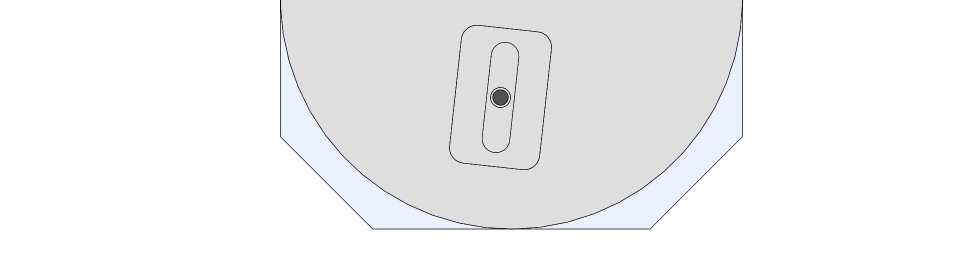
#> input picture frame 48 of holeDetect/Assem1.mp4, 1920 x 556 px, given in place of Assemm.mp4, which was not available (shown at 1/2 size)
$ python holeDetect.py
#> lines starting #> are read from the running program, lines starting #| are printed output that depends on the picture; after the words box and inside, x2 and y2 are one past the last pixel; in counts of white or black regions, pixels touching at a corner belong together; pictures that were not available may be replaced by others from this repository, and a replacement may not be noted
import cv2
import numpy as np
import time
# cap = cv2.VideoCapture(0)
cap = cv2.VideoCapture(r"C:\\Users\AAA\Desktop\\Jinpao\\VisionJinpao\\holeDetect\\Assemm.mp4")
if not cap.isOpened():
    print("Error: Could not open camera.")
    exit()


while True:
    vertical_offset = 10
    ret, frame = cap.read()
#> frame is the input picture: shape (556, 1920, 3); mean B, G, R 243.3, 242.5, 242.2
    # frame = frame[:475,500:1500]
    frame = cv2.resize(frame,(600,600))
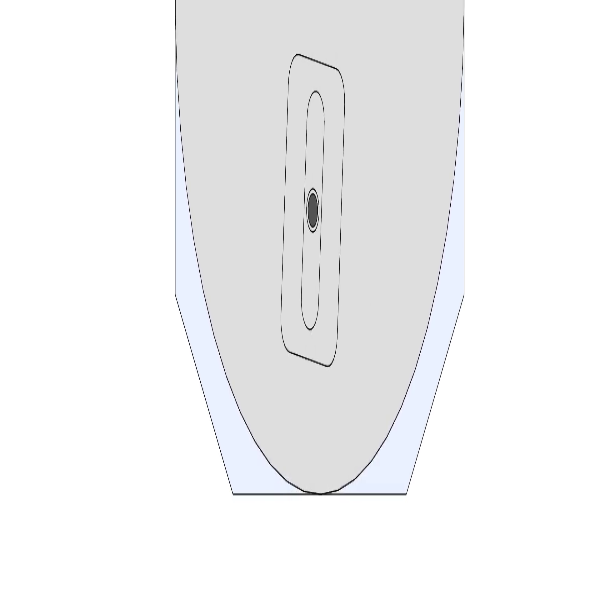
#> frame: shape (600, 600, 3); mean B, G, R 243.4, 242.6, 242.3
    fps = cap.get(cv2.CAP_PROP_FPS)
    if ret:
        gray = cv2.cvtColor(frame, cv2.COLOR_BGR2GRAY)
        gray_blurred = cv2.GaussianBlur(gray, (9, 9), 2)
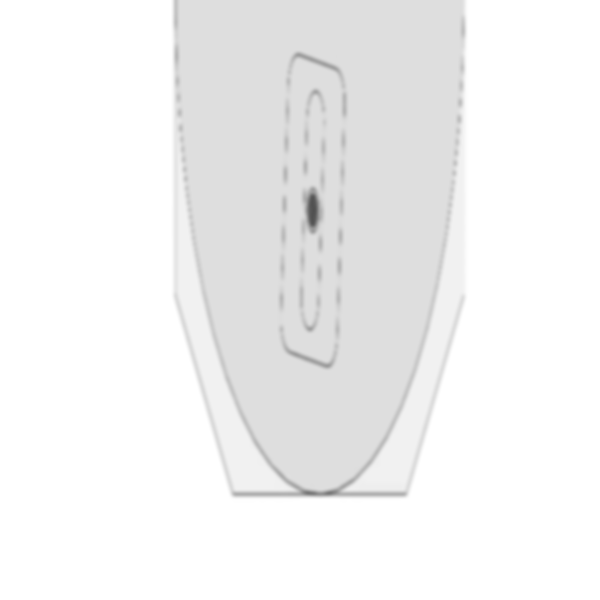
#> gray_blurred: shape (600, 600); min 80, max 255, mean 242.6
        circles = cv2.HoughCircles(
            gray_blurred,
            cv2.HOUGH_GRADIENT,
            dp=1,
            minDist=100,
            param1=7,
            param2=25,
            minRadius=10,
            maxRadius=27
        )
#> circles = None
        edges = cv2.Canny(gray, 50, 50,5)
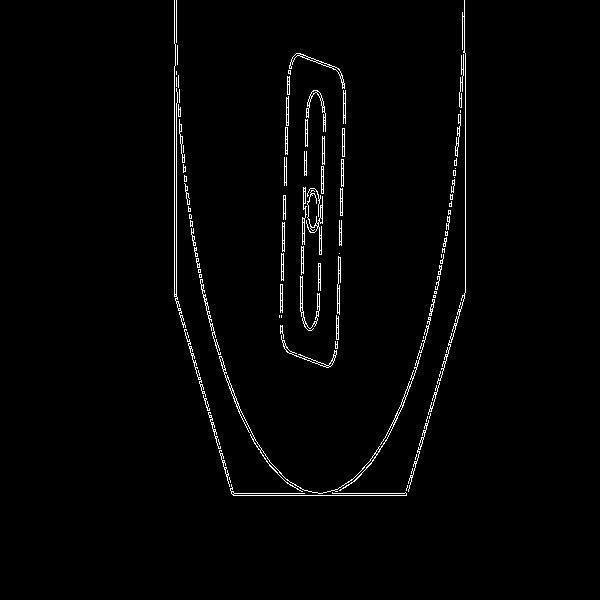
#> edges: shape (600, 600); 1.7% white in thin lines or dots, all inside (x1, y1, x2, y2) = (174, 0, 466, 496)
        lines = cv2.HoughLinesP(edges, 1, np.pi / 180, threshold=50, minLineLength=200, maxLineGap=5)
#> lines = [[174, 296, 174, 66], [176, 303, 176, 103], [465, 292, 465, 53]]


        # Create a black image for each frame
        black_image = np.zeros_like(frame)

        # If circles are found, draw them on the frame and the black image
        if circles is not None:
            circles = np.uint16(np.around(circles))
            for i in circles[0, :]:
                # Draw circles on the original frame
                cv2.circle(frame, (i[0], i[1]), i[2], (0, 255, 0), 2)  # outer circle
                cv2.circle(frame, (i[0], i[1]), 2, (0, 0, 255), 3)  # center
                print(i[0], i[1])
                # Draw circles on the black image
                cv2.circle(black_image, (i[0], i[1]), i[2], (0, 255, 0), 2)  # outer circle
                cv2.circle(black_image, (i[0], i[1]), 2, (0, 0, 255), 3)  # center

        if lines is not None:
            for line in lines:
                x1, y1, x2, y2 = line[0]
                if abs(x1 - x2) < vertical_offset:
                    cv2.line(black_image, (x1, y1), (x2, y2), (0, 0, 255), 2)
#> this loop made 3 passes
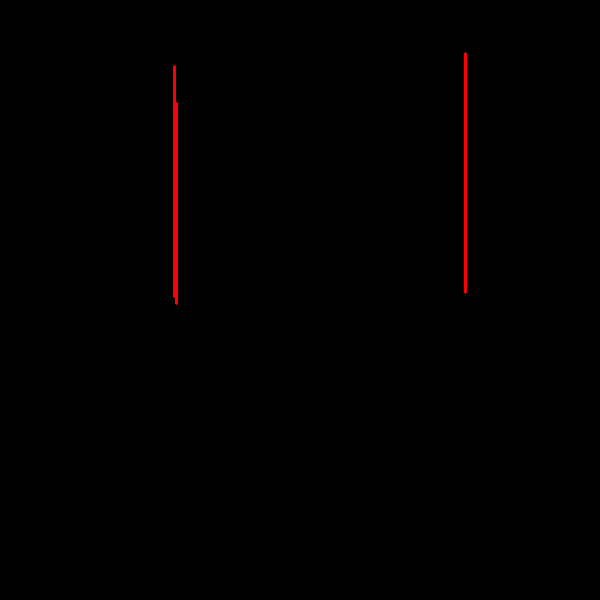
#> black_image: shape (600, 600, 3); mean of channels 0, 1, 2 0, 0, 1.3; drawn as B, G, R
        cv2.imshow('Webcam Circles Detection', frame)
        cv2.imshow('gray', edges)
        # Display the video frame
        resized_frame = cv2.resize(frame, (960, 540))
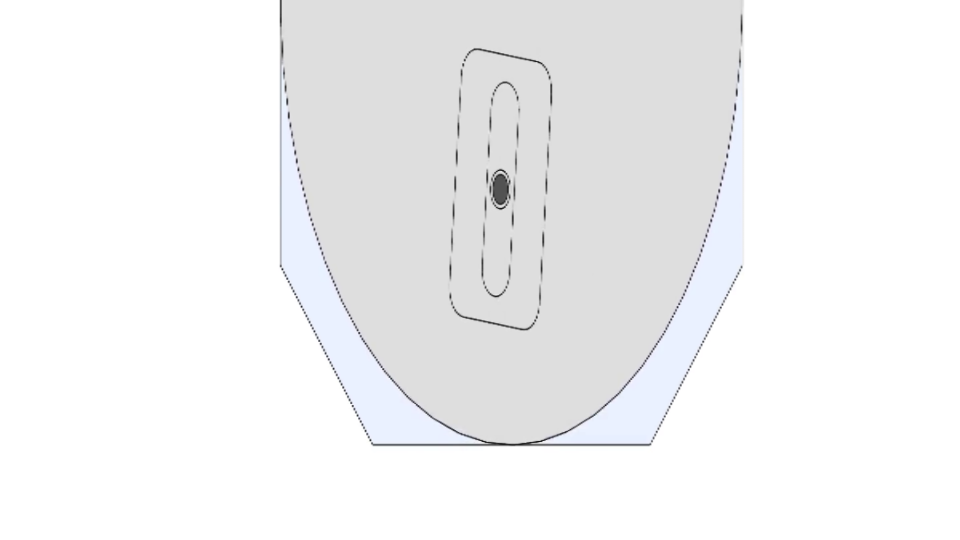
#> resized_frame: shape (540, 960, 3); mean B, G, R 243.4, 242.6, 242.3
        resized_black_image = cv2.resize(black_image, (960, 540))
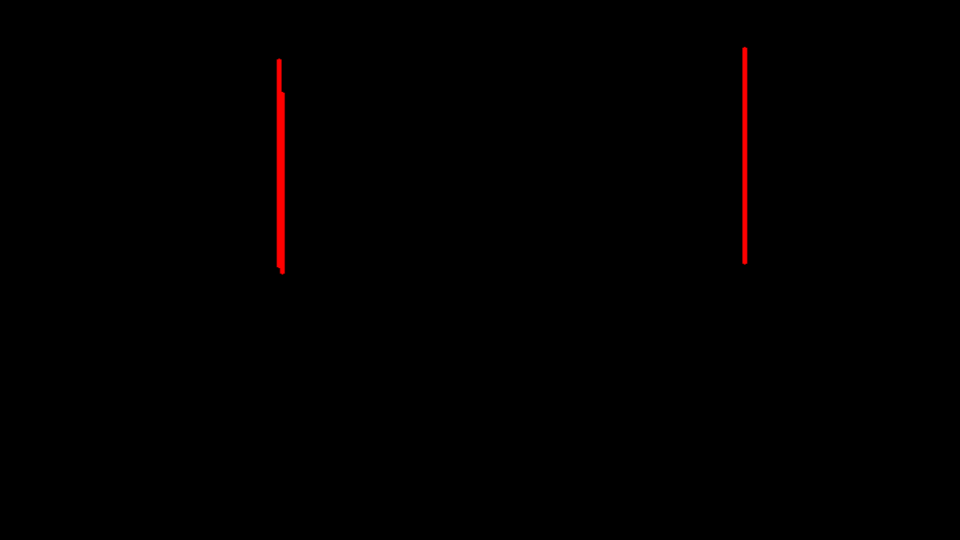
#> resized_black_image: shape (540, 960, 3); mean of channels 0, 1, 2 0, 0, 1.3; drawn as B, G, R

        cv2.imshow('Detected Circles and Lines', black_image)

        if cv2.waitKey(1) == 27:
#> (key Esc is pressed here)
            break
    else:
        print("Error: Failed to capture frame.")
        break

cap.release()
cv2.destroyAllWindows()

$ run again, starting later in the video
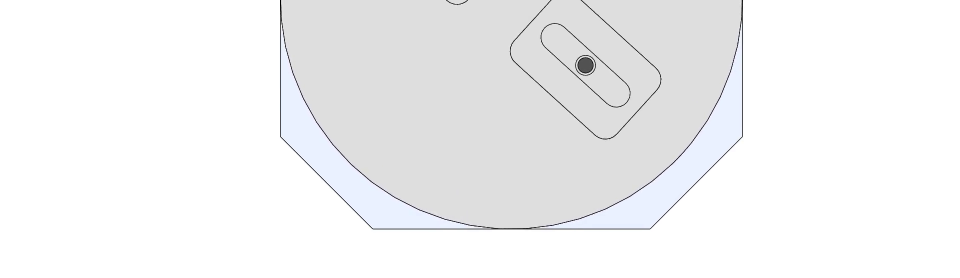
#> input picture frame 216 of holeDetect/Assem1.mp4, 1920 x 556 px, given in place of Assemm.mp4, which was not available (shown at 1/2 size)
#> frame is the input picture: shape (556, 1920, 3); mean B, G, R 243.3, 242.5, 242.2
#> frame: shape (600, 600, 3)
#> circles = None
#> `edges = cv2.Canny(gray, 50, 50,5)`:
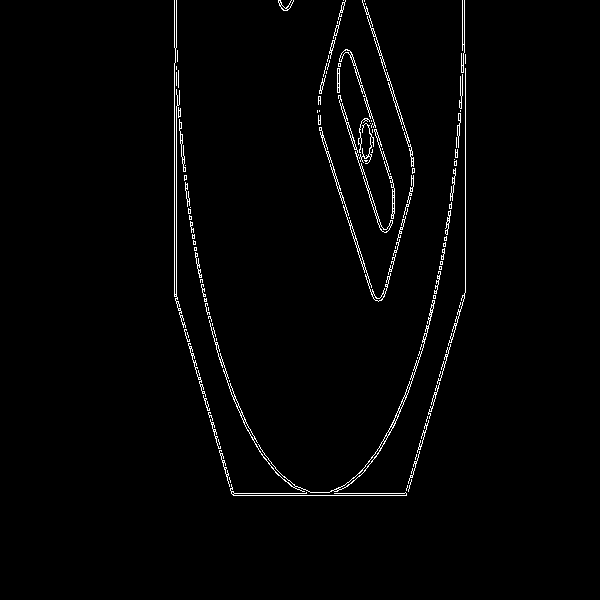
#> edges: shape (600, 600); 1.7% white in thin lines or dots, all inside (x1, y1, x2, y2) = (174, 0, 466, 496)
#> lines = [[174, 296, 174, 63], [465, 292, 465, 54]]
#> the loop `for line in lines:` made 2 passes
#> `resized_frame = cv2.resize(frame, (960, 540))`:
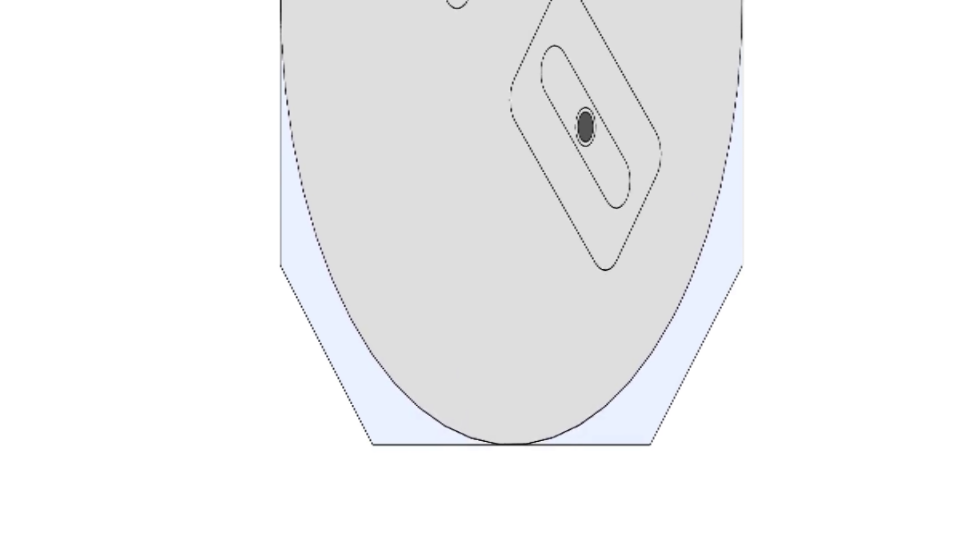
#> resized_frame: shape (540, 960, 3); mean B, G, R 243.4, 242.6, 242.3

$ run again, starting later in the video
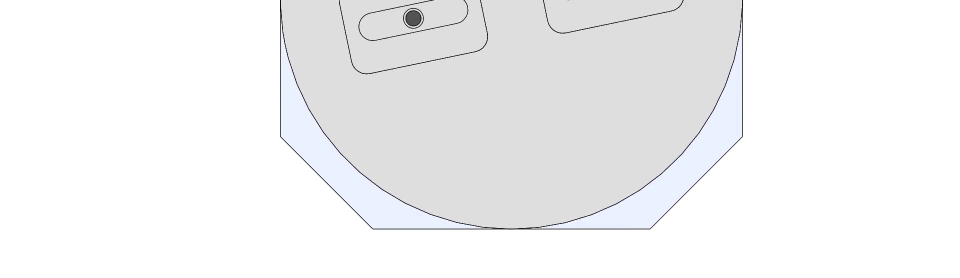
#> input picture frame 384 of holeDetect/Assem1.mp4, 1920 x 556 px, given in place of Assemm.mp4, which was not available (shown at 1/2 size)
#> frame is the input picture: shape (556, 1920, 3); mean B, G, R 243.3, 242.5, 242.2
#> frame: shape (600, 600, 3)
#> circles = None
#> `edges = cv2.Canny(gray, 50, 50,5)`:
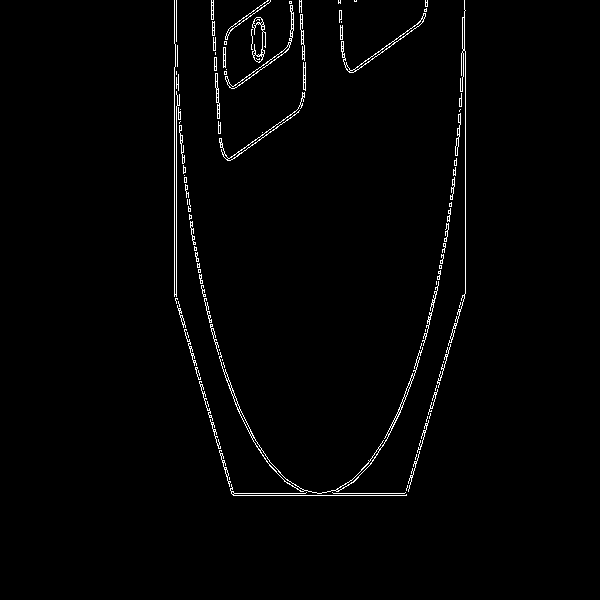
#> edges: shape (600, 600); 1.5% white in thin lines or dots, all inside (x1, y1, x2, y2) = (174, 0, 466, 496)
#> lines = [[174, 296, 174, 67], [465, 293, 465, 51]]
#> the loop `for line in lines:` made 2 passes
#> `resized_frame = cv2.resize(frame, (960, 540))`:
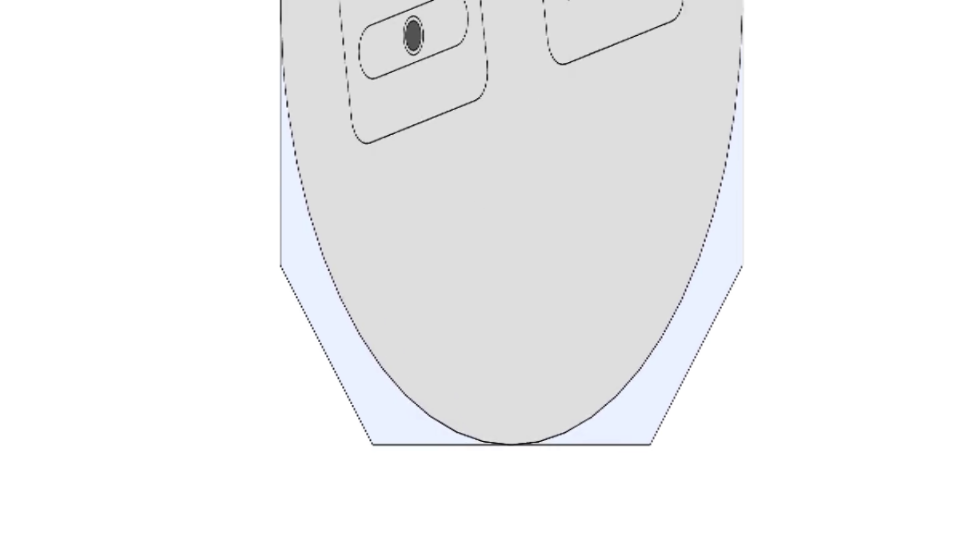
#> resized_frame: shape (540, 960, 3); mean B, G, R 243.4, 242.6, 242.3
